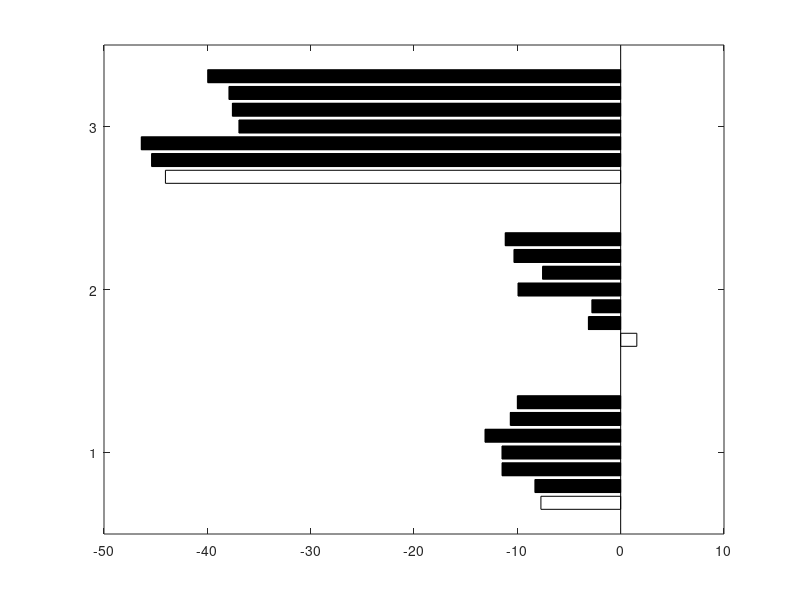

MATLAB code to generate this figure: (Note: this script raises an error after producing the figure.)

java1 = [-0.07718187
-0.083025052
-0.114809808
-0.11486642
-0.13130333
-0.10682854
-0.10];

java2 = [0.015633475
-0.031241246
-0.027910189
-0.099359475
-0.075623631
-0.103292317
-0.111739979];

java3 = [-0.440554772
-0.454001243
-0.463945055
-0.369458287
-0.375768416
-0.379111537
-0.399686636];



y = [java1';java2';java3'];
%y = [factorial';resize']

% plot cold start
f1 = figure;
x = [128 192 256];

b = barh(y*100,'facecolor', 'flat')
hold on

%-----label value

xtips1 = b(1).YEndPoints + 0.3;
for i=1:3
    if (xtips1(i)<0)
        xtips1(i) = xtips1(i) -2.5;
    end
end
ytips1 = b(1).XEndPoints;
labels1 = string(round(b(1).YData,1));
text(xtips1,ytips1,labels1,'VerticalAlignment','middle')

xtips2 = b(2).YEndPoints + 0.3;
for i=1:3
    if (xtips2(i)<0)
        xtips2(i) = xtips2(i) -2.5;
    end
end
ytips2 = b(2).XEndPoints;
labels2 = string(round(b(2).YData,1));
text(xtips2,ytips2,labels2,'VerticalAlignment','middle')

xtips1 = b(3).YEndPoints + 0.3;
for i=1:3
    if (xtips1(i)<0)
        xtips1(i) = xtips1(i) -2.5;
    end
end
ytips1 = b(3).XEndPoints;
labels1 = string(round(b(3).YData,1));
text(xtips1,ytips1,labels1,'VerticalAlignment','middle')

xtips2 = b(4).YEndPoints + 0.3;
for i=1:3
    if (xtips2(i)<0)
        xtips2(i) = xtips2(i) -2.5;
    end
end
ytips2 = b(4).XEndPoints;
labels2 = string(round(b(4).YData,1));
text(xtips2,ytips2,labels2,'VerticalAlignment','middle')

xtips1 = b(5).YEndPoints + 0.3;
for i=1:3
    if (xtips1(i)<0)
        xtips1(i) = xtips1(i) -2.5;
    end
end
ytips1 = b(5).XEndPoints;
labels1 =string(round(b(5).YData,1));
text(xtips1,ytips1,labels1,'VerticalAlignment','middle')

xtips2 = b(6).YEndPoints + 0.3;
for i=1:3
    if (xtips2(i)<0)
        xtips2(i) = xtips2(i) -2.5;
    end
end
ytips2 = b(6).XEndPoints;
labels2 = string(round(b(6).YData,1));
text(xtips2,ytips2,labels2,'VerticalAlignment','middle')

xtips2 = b(7).YEndPoints + 0.3
for i=1:3
    if (xtips2(i)<0)
        xtips2(i) = xtips2(i) -2.5;
    end
end
    
ytips2 = b(7).XEndPoints;
labels2 = string(round(b(7).YData,1));
text(xtips2,ytips2,labels2,'VerticalAlignment','middle')



%-----label memory

xtips1 = b(7).YEndPoints + 0.3;
for i=1:3
    if (xtips1(i)<0)
        xtips1(i) = 0+ 0.3;
    elseif (xtips1(i)>0)
        xtips1(i) = -3.5;
    end
end
ytips1 = b(7).XEndPoints;
labels1 = '512 MB';
text(xtips1,ytips1,labels1,'VerticalAlignment','middle')

xtips2 = b(6).YEndPoints + 0.3;
for i=1:3
    if (xtips2(i)<0)
        xtips2(i) = 0+ 0.3;
    elseif (xtips2(i)>0)
        xtips2(i) = -3.5;
    end
end
ytips2 = b(6).XEndPoints;
labels2 = '458 MB';
text(xtips2,ytips2,labels2,'VerticalAlignment','middle')

xtips1 = b(5).YEndPoints + 0.3;
for i=1:3
    if (xtips1(i)<0)
        xtips1(i) = 0+ 0.3;
    elseif (xtips1(i)>0)
        xtips1(i) = -3.5;
    end
end
ytips1 = b(5).XEndPoints;
labels1 = '384 MB';
text(xtips1,ytips1,labels1,'VerticalAlignment','middle')

xtips2 = b(4).YEndPoints + 0.3;
for i=1:3
    if (xtips2(i)<0)
        xtips2(i) = 0+ 0.3;
    elseif (xtips2(i)>0)
        xtips2(i) = -3.5;
    end
end
ytips2 = b(4).XEndPoints;
labels2 = '320 MB';
text(xtips2,ytips2,labels2,'VerticalAlignment','middle')

xtips1 = b(3).YEndPoints + 0.3;
for i=1:3
    if (xtips1(i)<0)
        xtips1(i) = 0+ 0.3;
    elseif (xtips1(i)>0)
        xtips1(i) = -3.5;
    end
end
ytips1 = b(3).XEndPoints;
labels1 = '256 MB';
text(xtips1,ytips1,labels1,'VerticalAlignment','middle')

xtips2 = b(2).YEndPoints + 0.3;
for i=1:3
    if (xtips2(i)<0)
        xtips2(i) = 0+ 0.3;
    elseif (xtips2(i)>0)
        xtips2(i) = -3.5;
    end
end
ytips2 = b(2).XEndPoints;
labels2 = '192 MB';
text(xtips2,ytips2,labels2,'VerticalAlignment','middle')

xtips2 = b(1).YEndPoints + 0.3;
for i=1:3
    if (xtips2(i)<0)
        xtips2(i) = 0+ 0.3;
    elseif (xtips2(i)>0)
        xtips2(i) = -3.5;
    end
end
    
ytips2 = b(1).XEndPoints;
labels2 = '128 MB';
text(xtips2,ytips2,labels2,'VerticalAlignment','middle')





b(1).FaceColor = [ 20 20 20]/255; 
b(2).FaceColor =      [47 79 79] / 255;
b(3).FaceColor  =      [112 128 144] / 255;
b(4).FaceColor  =      [105 105 105] / 255;
b(5).FaceColor  =      [169 169 169] / 255;
b(6).FaceColor    =    [192 192 192] / 255;
b(7).FaceColor   =     [220 220 220] / 255;


ax = gca;
ax.YGrid = 'on';


set(gca, 'YTickLabel',{'Factorial','Mid size','Large Size', },'FontSize',15,'TickLength',[0 0])

set(gca,'xtick',(-60:10:20),'FontSize',15)
xlim([-60, 20]);

title('Cold Start Improvement of The Image Container JAVA (Average)','FontSize',18);
xlabel('Improvement (%)','FontSize',18);

f1.Position = [0 0 1200 700]; 
print('java_all','-depsc')




